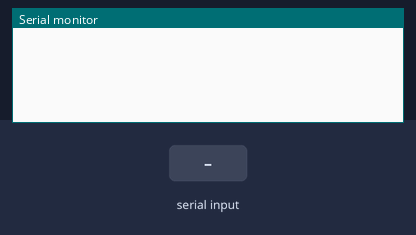
Simulated run of this sketch. Board: Arduino Uno, built with avr-gcc and run on an emulated ATmega328P. Shown: the last lines printed to the serial monitor. The inputs (shaded band) are chosen by the test bench.

Above: at 1.2 s.
1.3 s: "is_ready" received over Serial
At 1.9 s:
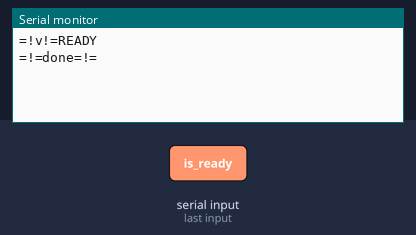
2.8 s: "radio_send:" received over Serial
At 4.3 s:
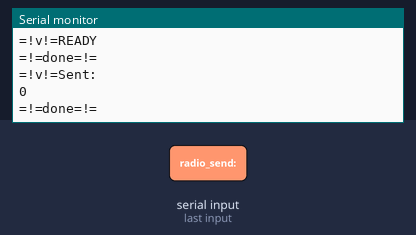
4.7 s: "ir_send:red" received over Serial
At 6.0 s:
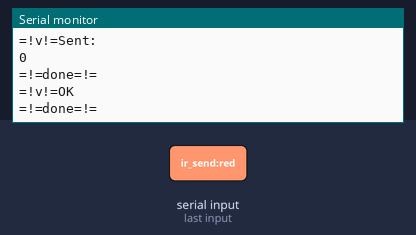

The sketch:

Transmit_433.ino
```cpp
// Transmit_433 Program.
// -------
// simple program that send sends 24 bit, 433mhz decimal codes that is passed by
// a 115200 baud rate serial connection. example serial session:
// #SEND:
// send:0000000
// #RECV:
// =!v!=Sent: 0000000
// =!=done=!=
// (not including \n newlines)
// -------
// clear plans to incorprate IR Tranmiter support as mays well as not had to implemnt in the python script.
//IR LIB USED URL: https://github.com/z3t0/Arduino-IRremote NOTE: The IR LED Uses PWM pin 3.


#include <RCSwitch.h> // for 433mhz transmiter on pin 10.
#include <IRremote.h> // for ir led on pin 3.


// -----------------------


IRsend irsend;
RCSwitch mySwitch = RCSwitch();

// ------------------------------------------------
void setup() {
    Serial.begin(115200); //baud rate.
    mySwitch.enableTransmit(10);  // Using Pin #10
}
// ------------------------------------------------


// --------------------------------------------------------------------------------------------------------

void loop() { //---START MAIN LOOP


    if (Serial.available()) { // ---START OF SERIAL COMMANDS---

        // -----------------------Build seralport data into readString------------------
        String readString = ""; //clear string.

        while (Serial.available()) {
            delay(2); //account for any lag.

            if (Serial.available() > 0) {
                char c = Serial.read();  //gets one byte from serial buffer
                readString += c; //makes the string readString
            }

        }

        readString.toLowerCase();  //nice eh, easyer for if statement.
        // -----------------------------------------------------------------------------

        // ================OTHER COMMANDS=============

        // -----------------is_ready command--------------------
        if (readString.substring(0,8) == "is_ready"){
            Serial.println("");
            Serial.println("=!v!=READY"); //let software knows where ready and communicating ok.
            Serial.println("");
            Serial.println("=!=done=!="); //tell our python script where done sending.
            Serial.println("");
        }
        // -------------------------------------------------

        // ================RADIO COMMANDS=============

        // -----------------radio send command--------------------
        if (readString.substring(0,11) == "radio_send:"){

            String code_str;
            unsigned long int code_int;

            code_str = readString.substring(11,readString.length()); //remove "radio_send:".
            code_str.replace(" ", "");
            code_int = code_str.toInt(); //convert to an int value to be accepted by mySwitch.

            mySwitch.send(code_int, 24); // send 24 bit code in decimal.
            Serial.println("");
            Serial.print("=!v!=Sent: ");
            Serial.println("");
            Serial.println(code_int);
            Serial.println("=!=done=!="); //tell python script done.
            Serial.println("");
        }
        // -------------------------------------------------


        // ================IR COMMANDS================


        // ----------------TEST-----------------------------
        if (readString.substring(0,11) == "ir_send:red"){
            irsend.sendNEC(0xF720DF, 32); //*4. 32 send the code useing NEC protocal.
            Serial.println("=!v!=OK");
            Serial.println("=!=done=!=");
        }
        // -------------------------------------------------

        // ----------------TEST-----------------------------
        if (readString.substring(0,13) == "ir_send:green"){
            irsend.sendNEC(0xF7A05F, 32); //*4.
            Serial.println("=!v!=OK");
            Serial.println("=!=done=!=");
        }
        // -------------------------------------------------

        // ----------------TEST-----------------------------
        if (readString.substring(0,12) == "ir_send:blue"){
            irsend.sendNEC(0xF7609F, 32); //*4. 32
            Serial.println("=!v!=OK");
            Serial.println("=!=done=!=");
        }
        // -------------------------------------------------


    } // ---END OF SERIAL COMMANDS---

delay(1); //stop maxing out CPU.
}//---END MAIN LOOP.

// --------------------------------------------------------------------------------------------------------
```

Measured:
- after the input at 1.3 s, the serial monitor: prints a new line at once (image 1)
- after the input at 2.8 s, the serial monitor: prints a new line after 0.47 s (image 2)
- after the input at 4.7 s, the serial monitor: prints a new line after 0.09 s (image 3)
